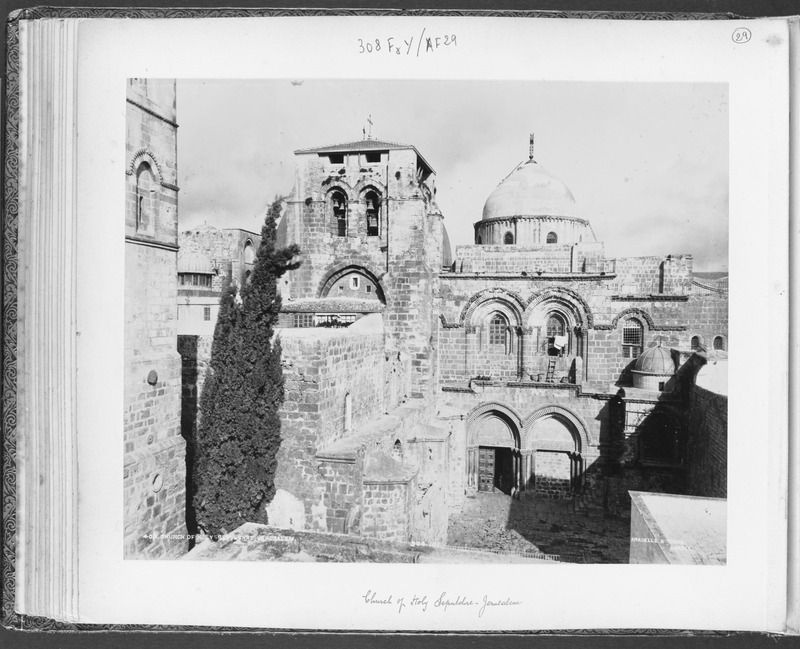
#> input picture old/data/v6_roi/a_9.jpg, 800 x 649 px; its folder holds only this picture in this run
$ python borderCropper.py   (older library calls are emulated)
#> lines starting #> are read from the running program, lines starting #| are printed output that depends on the picture
### old/my_image.py
import cv2


class MyImage:
    def __init__(self, path, params=None):
        if params:
            self.sift = cv2.SIFT_create(nfeatures=params['nfeatures'], contrastThreshold=params['contrast_threshold'],
                                        nOctaveLayers=params['n_octave_layers'], edgeThreshold=params['edge_threshold'],
                                        sigma=params['sigma'])
        else:
            self.sift = cv2.SIFT_create()
        self.path = path
        self.img = cv2.imread(path)
        self.img_grey = cv2.cvtColor(self.img, cv2.COLOR_BGR2GRAY)
        self.keypoints, self.descriptors = self.sift.detectAndCompute(self.img, None)
        self.matches = []

    def show_img(self):
        cv2.imshow('image', self.img)
        cv2.waitKey(0)

    def add_match(self, img):
        self.matches.append(img)

### old/borderCropper.py
import glob
import os

import cv2
import numpy as np
import my_image


class BorderCropper:
    def __init__(self, img: my_image.MyImage, output_save_path: str):
        self.output_save_path = output_save_path
        self.img = img

    def crop_border(self):
        try:
            # Apply Sobel operator to find edges
            sobel_x = cv2.Sobel(self.img.img_grey, cv2.CV_64F, 1, 0, ksize=3)
            sobel_y = cv2.Sobel(self.img.img_grey, cv2.CV_64F, 0, 1, ksize=3)
            # Calculate gradient magnitude
            gradient_magnitude = np.sqrt(sobel_x ** 2 + sobel_y ** 2)
            # Threshold to find edges
            threshold = 200  # Adjust this value to suit your img
            border_edges = cv2.threshold(gradient_magnitude, threshold, 255, cv2.THRESH_BINARY)[1]
            # Find the coordinates of non-zero (edge) pixels
            non_zero_pixels = cv2.findNonZero(border_edges)
            # Get the bounding box around the edges
            x, y, w, h = cv2.boundingRect(non_zero_pixels)
            # Crop the original self.img to remove the border
            border_removed_img = self.img.img_grey[y:y + h, x:x + w]
            # Save the resulting self.img
            cv2.imwrite(f"{self.output_save_path}/border_removed_{os.path.basename(self.img.path)}", border_removed_img)
        except:
            print(os.path.basename(self.img.path))
            return os.path.basename(self.img.path)


files = glob.glob('/old/data/v6_roi/*.*')
failed = []
for file in files:
    my_image_obj = my_image.MyImage(file)
    bc = BorderCropper(img=my_image_obj, output_save_path='/old/data/v6_roi/cropped/')
    failed.append(bc.crop_border())
#> this loop made 1 pass
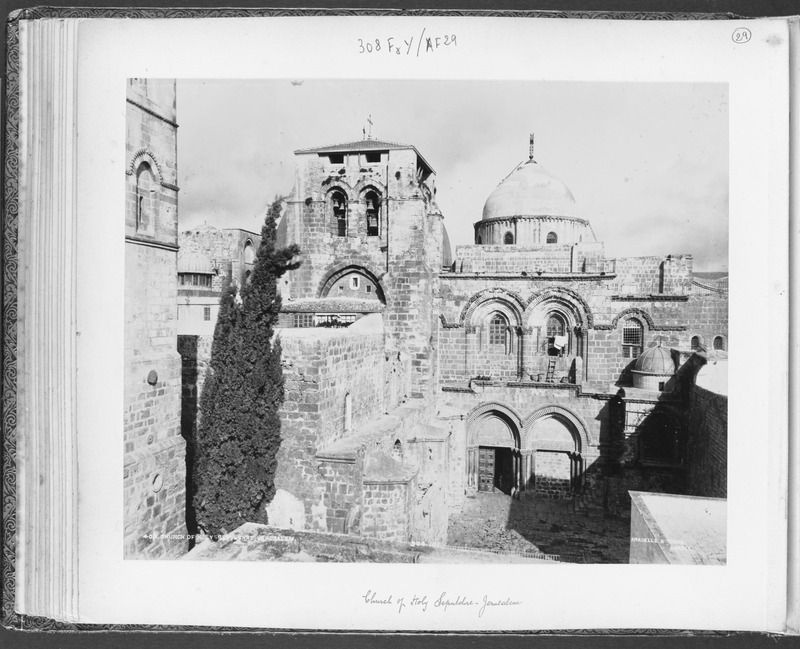
#> input picture old/data/v6_roi/a_9.jpg, 800 x 649 px
#> pass 1, in crop_border, `cv2.imwrite(f"{self.output_save_path}/border_removed_{os.path.basename..`:
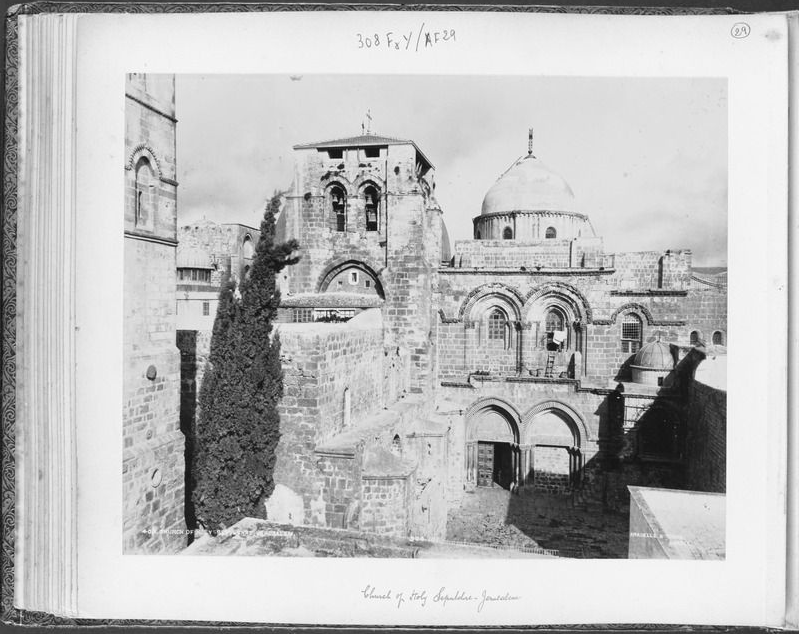
#> saved as border_removed_a_9.jpg: shape (634, 799); min 2, max 255, mean 186.9
print(failed)
x = 5
